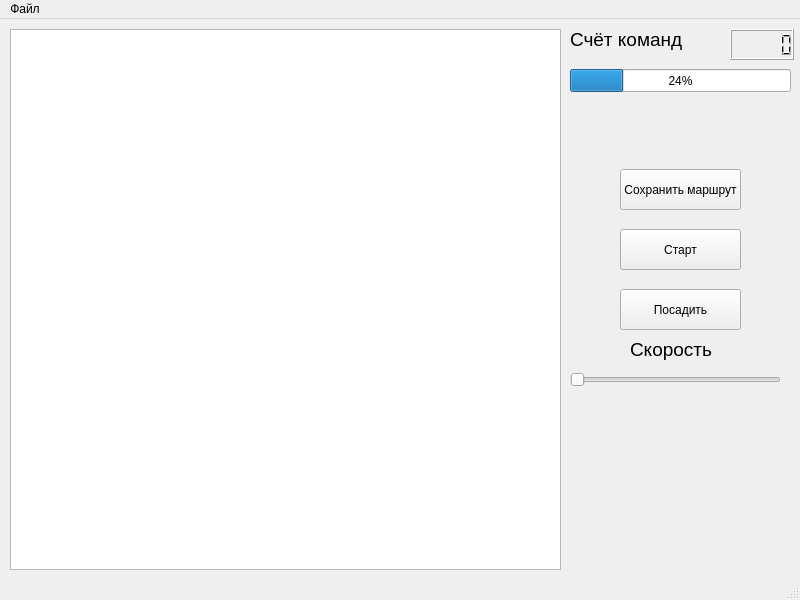
<?xml version="1.0" encoding="UTF-8"?>
<ui version="4.0">
 <class>MainWindow</class>
 <widget class="QMainWindow" name="MainWindow">
  <property name="geometry">
   <rect>
    <x>0</x>
    <y>0</y>
    <width>800</width>
    <height>600</height>
   </rect>
  </property>
  <property name="windowTitle">
   <string>TELLO управление полётом</string>
  </property>
  <widget class="QWidget" name="centralwidget">
   <widget class="QGraphicsView" name="GWindow">
    <property name="geometry">
     <rect>
      <x>10</x>
      <y>10</y>
      <width>551</width>
      <height>541</height>
     </rect>
    </property>
   </widget>
   <widget class="QLCDNumber" name="CommandNumber">
    <property name="geometry">
     <rect>
      <x>730</x>
      <y>10</y>
      <width>64</width>
      <height>31</height>
     </rect>
    </property>
   </widget>
   <widget class="QPushButton" name="BtnSave">
    <property name="geometry">
     <rect>
      <x>620</x>
      <y>150</y>
      <width>121</width>
      <height>41</height>
     </rect>
    </property>
    <property name="text">
     <string>Сохранить маршрут</string>
    </property>
   </widget>
   <widget class="QProgressBar" name="CommandProgressBar">
    <property name="geometry">
     <rect>
      <x>570</x>
      <y>50</y>
      <width>221</width>
      <height>23</height>
     </rect>
    </property>
    <property name="value">
     <number>24</number>
    </property>
   </widget>
   <widget class="QPushButton" name="BtnStart">
    <property name="geometry">
     <rect>
      <x>620</x>
      <y>210</y>
      <width>121</width>
      <height>41</height>
     </rect>
    </property>
    <property name="text">
     <string>Старт</string>
    </property>
   </widget>
   <widget class="QPushButton" name="BtnStop">
    <property name="geometry">
     <rect>
      <x>620</x>
      <y>270</y>
      <width>121</width>
      <height>41</height>
     </rect>
    </property>
    <property name="text">
     <string>Посадить</string>
    </property>
   </widget>
   <widget class="QSlider" name="horizontalSlider">
    <property name="geometry">
     <rect>
      <x>570</x>
      <y>350</y>
      <width>211</width>
      <height>22</height>
     </rect>
    </property>
    <property name="maximum">
     <number>100</number>
    </property>
    <property name="singleStep">
     <number>10</number>
    </property>
    <property name="orientation">
     <enum>Qt::Horizontal</enum>
    </property>
   </widget>
   <widget class="QLabel" name="label">
    <property name="geometry">
     <rect>
      <x>630</x>
      <y>320</y>
      <width>111</width>
      <height>21</height>
     </rect>
    </property>
    <property name="font">
     <font>
      <pointsize>14</pointsize>
     </font>
    </property>
    <property name="text">
     <string>Скорость</string>
    </property>
   </widget>
   <widget class="QLabel" name="label_2">
    <property name="geometry">
     <rect>
      <x>570</x>
      <y>10</y>
      <width>121</width>
      <height>21</height>
     </rect>
    </property>
    <property name="font">
     <font>
      <pointsize>14</pointsize>
     </font>
    </property>
    <property name="text">
     <string>Счёт команд</string>
    </property>
   </widget>
  </widget>
  <widget class="QMenuBar" name="menubar">
   <property name="geometry">
    <rect>
     <x>0</x>
     <y>0</y>
     <width>800</width>
     <height>26</height>
    </rect>
   </property>
   <widget class="QMenu" name="menu">
    <property name="title">
     <string>Файл</string>
    </property>
    <addaction name="action"/>
    <addaction name="action_2"/>
   </widget>
   <addaction name="menu"/>
  </widget>
  <widget class="QStatusBar" name="statusbar"/>
  <action name="action">
   <property name="text">
    <string>О программе</string>
   </property>
  </action>
  <action name="action_2">
   <property name="text">
    <string>Выход</string>
   </property>
  </action>
 </widget>
 <resources/>
 <connections/>
</ui>
